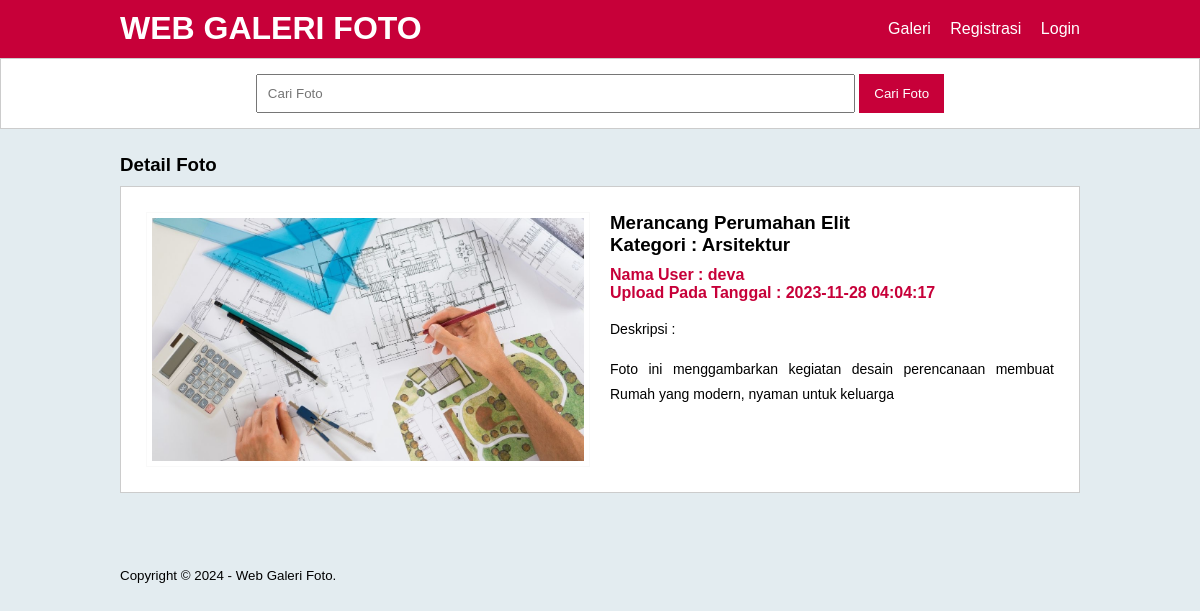
The app's page /detail-image.php?id=35 with its own data.
### tables this page shows
CREATE TABLE `tb_image` (
  `image_id` int(11) NOT NULL,
  `category_id` int(11) NOT NULL,
  `category_name` varchar(100) NOT NULL,
  `admin_id` int(11) NOT NULL,
  `admin_name` varchar(100) NOT NULL,
  `image_name` varchar(100) NOT NULL,
  `image_description` text NOT NULL,
  `image` varchar(100) NOT NULL,
  `image_status` tinyint(1) NOT NULL,
  `date_created` timestamp NOT NULL DEFAULT CURRENT_TIMESTAMP ON UPDATE CURRENT_TIMESTAMP
);

### detail-image.php (the view, shortened to what this page needs)
<?php
    include 'db.php';
	$produk = mysqli_query($conn, "SELECT * FROM tb_image WHERE image_id = '".$_GET['id']."' ");
	$p = mysqli_fetch_object($produk);
?>
<!DOCTYPE html PUBLIC "-//W3C//DTD XHTML 1.0 Transitional//EN" "http://www.w3.org/TR/xhtml1/DTD/xhtml1-transitional.dtd">
<html xmlns="http://www.w3.org/1999/xhtml">
<head>
<link rel="stylesheet" type="text/css" href="css/style.css">
</head>
<body>
    <header>
        <div class="container">
        <h1><a href="index.php">WEB GALERI FOTO</a></h1>
        <ul>
            <li><a href="galeri.php">Galeri</a></li>
           <li><a href="registrasi.php">Registrasi</a></li>
           <li><a href="login.php">Login</a></li>
        </ul>
        </div>
    </header>
    <div class="search">
        <div class="container">
            <form action="galeri.php">
                <input type="text" name="search" placeholder="Cari Foto" value="<?php echo $_GET['search'] ?>" />
                <input type="submit" name="cari" value="Cari Foto" />
            </form>
        </div>
    </div>
    <div class="section">
        <div class="container">
             <h3>Detail Foto</h3>
            <div class="box">
                <div class="col-2">
                   <img src="foto/<?php echo $p->image ?>" width="100%" />
                </div>
                <div class="col-2">
                   <h3><?php echo $p->image_name ?><br />Kategori : <?php echo $p->category_name  ?></h3>
                   <h4>Nama User : <?php echo $p->admin_name ?><br />
                   Upload Pada Tanggal : <?php echo $p->date_created  ?></h4>
                   <p>Deskripsi :<br />
                        <?php echo $p->image_description ?>
                   </p>
                </div>
            </div>
        </div>
    </div>
    <footer>
        <div class="container">
            <small>Copyright &copy; 2024 - Web Galeri Foto.</small>
        </div>
    </footer>
</body>
</html>

### css/style.css (style rules this page uses)
* { padding:0; margin:0; font-family:'Quicksand', sans-serif; }
body { background-color:rgb(227, 236, 240); }
a { color: inherit; text-decoration:none; }
header { background-color: #C70039; color: #fff; }
header h1 { float:left; padding:10px 0; }
header ul { float:right; }
header ul li { display:inline-block; }
header ul li a { padding:20px 0 20px 15px; display: inline-block; }
footer { padding:25px 0; }
.container { width: 80%; margin: 0 auto; }
.container:after { content:''; display: block; clear:both; }
.section { padding:25px 0; }
.box { background-color: #fff; border:1px solid #ccc; padding:15px; box-sizing: border-box; margin:10px 0 25px 0; }
.box:after { content: ''; display: block; clear: both; }
.search { padding:15px 0; background-color: #fff; border:1px solid #ccc; text-align: center; }
.search input[type=text] { width: 60%; padding:10px; }
.search input[type=submit] { padding:12px 15px; background-color: #C70039; color: #fff; border:none; cursor:pointer; }
.col-2 { width: 50%; min-height: 200px; padding:10px; box-sizing: border-box; float: left; }
.col-2 img { border:1px solid #f9f9f9; padding:5px; box-sizing: border-box; }
.col-2 h3 { margin-bottom: 10px; }
.col-2 h4 { color: #C70039; }
.col-2 p { margin:15px 0; text-align: justify; line-height: 25px; font-size: 14px; }

### records on screen
tb_image: image (picture), image_name "Merancang Perumahan Elit", category_name "Arsitektur", admin_name "deva", date_created "2023-11-28 04:04:17", image_description "Foto ini menggambarkan kegiatan desain perencanaan membuat Rumah yang modern, nyaman untuk keluarga"
